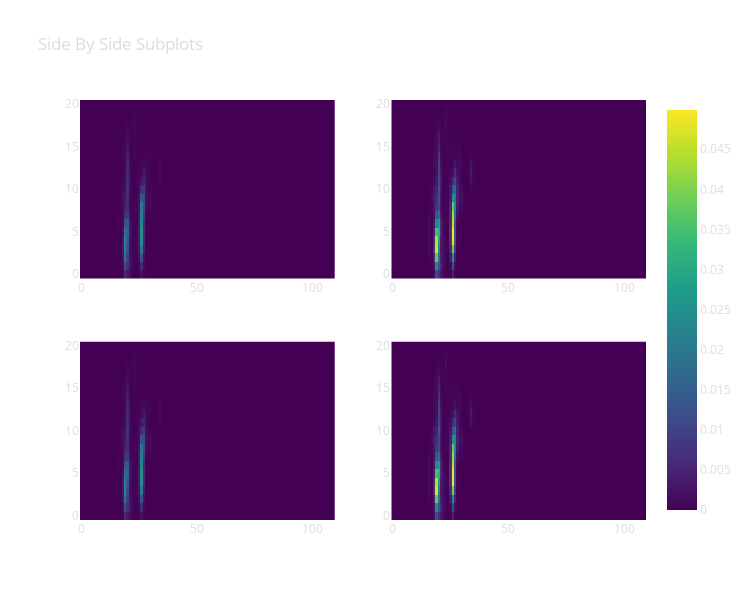

Source (notebook cell):
### Code cell
layout = dict(
    # yaxis=dict(scaleanchor="x", scaleratio=1),
    paper_bgcolor='rgba(0,0,0,0)',
    plot_bgcolor='rgba(0,0,0,0)',
    font=dict(color='rgb(220,220,220)'),
    height=600, width=750,
    title_text="Side By Side Subplots",
    coloraxis=dict(colorscale='viridis')
)

fig = make_subplots(2, 2)

hover_template = 'X: %{x}<br>' + 'Z: %{y}<br>'
hm = partial(go.Heatmap,
             coloraxis='coloraxis1',
             hovertemplate=hover_template)

fig.add_trace(
    hm(z=data_to_fit.T, hoverinfo='x'),
    row=1, col=1
)

fig.add_trace(
    hm(z=data_to_fit.T * 2),
    row='all', col=2
)

fig.add_trace(
    hm(z=data_to_fit.T),
    row=2, col=1
)

# fig.layout = layout
fig.update_layout(layout)
# fig.data[0].z[0][0] = -0.005
# fig.layout.coloraxis.colorscale = ((0, '#AA0000'), *fig.layout.coloraxis.colorscale[1:])
fig.show()

### Figure 1 — Plotly figure (JSON) as saved in the notebook; plotly's stock layout.template omitted (floating-point values rounded to 4 significant figures; data arrays with more than 128 entries replaced by an {"elided": "..."} marker saying what was removed)
{"data": [{"coloraxis": "coloraxis", "hoverinfo": "x", "hovertemplate": "X: %{x}<br>Z: %{y}<br>", "z": {"elided": "21x110 float values"}, "type": "heatmap", "xaxis": "x", "yaxis": "y"}, {"coloraxis": "coloraxis", "hovertemplate": "X: %{x}<br>Z: %{y}<br>", "z": {"elided": "21x110 float values"}, "type": "heatmap", "xaxis": "x2", "yaxis": "y2"}, {"coloraxis": "coloraxis", "hovertemplate": "X: %{x}<br>Z: %{y}<br>", "z": {"elided": "21x110 float values"}, "type": "heatmap", "xaxis": "x4", "yaxis": "y4"}, {"coloraxis": "coloraxis", "hovertemplate": "X: %{x}<br>Z: %{y}<br>", "z": {"elided": "21x110 float values"}, "type": "heatmap", "xaxis": "x3", "yaxis": "y3"}], "layout": {"xaxis": {"anchor": "y", "domain": [0.0, 0.45]}, "yaxis": {"anchor": "x", "domain": [0.575, 1.0]}, "xaxis2": {"anchor": "y2", "domain": [0.55, 1.0]}, "yaxis2": {"anchor": "x2", "domain": [0.575, 1.0]}, "xaxis3": {"anchor": "y3", "domain": [0.0, 0.45]}, "yaxis3": {"anchor": "x3", "domain": [0.0, 0.425]}, "xaxis4": {"anchor": "y4", "domain": [0.55, 1.0]}, "yaxis4": {"anchor": "x4", "domain": [0.0, 0.425]}, "font": {"color": "rgb(220,220,220)"}, "title": {"text": "Side By Side Subplots"}, "coloraxis": {"colorscale": [[0.0, "#440154"], [0.1111, "#482878"], [0.2222, "#3e4989"], [0.3333, "#31688e"], [0.4444, "#26828e"], [0.5556, "#1f9e89"], [0.6667, "#35b779"], [0.7778, "#6ece58"], [0.8889, "#b5de2b"], [1.0, "#fde725"]]}, "paper_bgcolor": "rgba(0,0,0,0)", "plot_bgcolor": "rgba(0,0,0,0)", "height": 600, "width": 750}}
